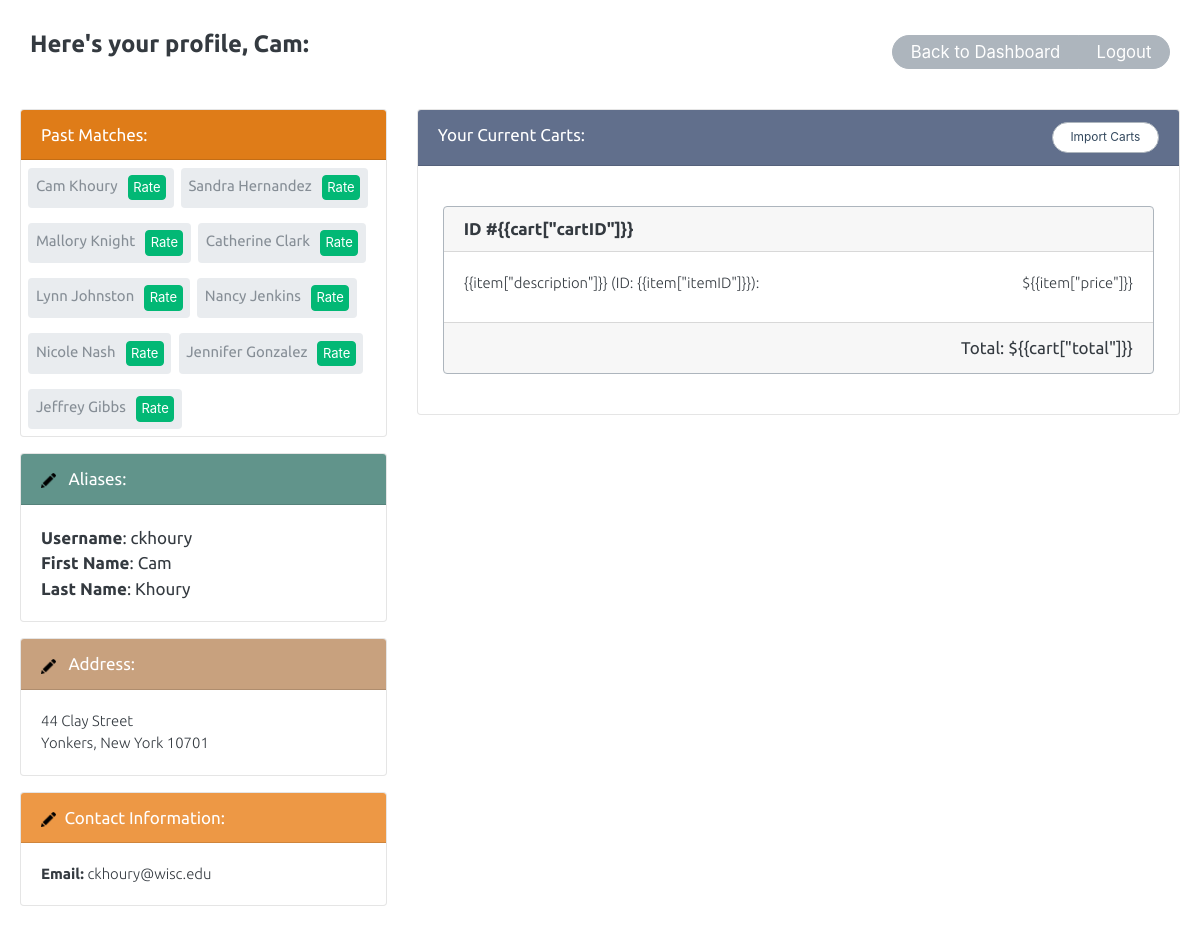
Page /profile (signed in) on the committed database.
### tables this page shows
CREATE TABLE User(
   UID INTEGER PRIMARY KEY,
   UserLevel TEXT,
   Username TEXT UNIQUE,
   Password TEXT,
   Email TEXT,
   Address TEXT,
   City Text,
   State Text,
   Zip Text,
   FirstName TEXT,
   LastName TEXT,
   Lat NUMERIC,
   Lon NUMERIC,
   OID INTEGER);

### cartCombo_app.py (the view)
@app.route('/profile')
def profile():
    if not session.get('logged_in'):
       return render_template('login.html')
    con = sql.connect(db)
    con.row_factory = sql.Row
    cur = con.cursor()
    cur.execute("select * from User where UID=\'" + str(UID) + "\'")
    rows = cur.fetchall()
    if len(rows) == 0:
       return home()
    profile = dict();
    profile['username']= rows[0]['Username']
    profile['firstname']= rows[0]['FirstName']
    profile['lastname'] = rows[0]['LastName']
    profile['email'] = rows[0]['Email']
    profile['address'] = rows[0]['Address']
    profile['city'] = rows[0]['City']
    profile['state'] = rows[0]['State']
    profile['zip'] = rows[0]['zip']
    query = "SELECT Cart.CID AS 'CartID',Cart.Total AS 'Total',Item.Description AS 'Description',Item.IID AS 'ItemID',Item.Price AS 'Price', Item.Quantity AS 'Quantity' FROM Cart INNER JOIN CartItem ON Cart.CID = CartItem.CID INNER JOIN Item ON CartItem.IID = Item.IID WHERE UID = \'" + str(UID) + "\'"
    cur.execute(query)
    rows = cur.fetchall()
    listOfCarts = [];
    listofItems = [];
    unRatedUsers = [];
    for x in range(0, len(rows)):
      cart = dict()
      cart['cartID'] = rows[x]['CartID']
      cart['total'] = rows[x]['total']
      if(cart not in listOfCarts): listOfCarts.append(cart)
      item = dict()
      item['cartID'] = rows[x]['CartID']
      item['itemID'] = rows[x]['ItemID']
      item['price'] = rows[x]['Price']
      item['description'] = rows[x]['Description']
      item['quantity'] = rows[x]['Quantity']
      if(item not in listofItems): listofItems.append(item)
    number = 10;
    query = "SELECT * FROM User WHERE UID < \'" + str(number) + "\'"
    cur.execute(query)
    rows = cur.fetchall()
    for x in range(0, len(rows)):
        user = []
        user.append(rows[x]['Username'])
        user.append(rows[x]['FirstName'])
        user.append(rows[x]['LastName'])
        unRatedUsers.append(user)
    return render_template('profile.html', profile = profile, unRatedUsers = unRatedUsers)

### templates/profile.html (shortened to what this page needs)
<!doctype html>
<html ng-app="ProfileApp">
<head>
    <link rel="stylesheet" type="text/css" href="{{ url_for('static',filename='bootstrap_litera.min.css') }}">
    <link rel="stylesheet" type="text/css" href="{{ url_for('static',filename='default_style.css') }}">
</head>
<body style="background-color: white">
    <header>
        <h2>Here's your profile, {{profile['firstname']}}:
            <div class="btn-group" style="margin-top: 5px;">
              <button type="button" class="btn btn-secondary"><a href="/" style="color: white; text-decoration: none;"><small>Back to Dashboard</small></a>
              </button><button type="button" class="btn btn-secondary"><a href="/logout" style="color: white; text-decoration: none;"><small>Logout</small></a>
            </div>
    </h2>
    </header>
    <div class="wrapper" style="margin-top: 20px">
        <div class="row">
            <div class="col-4">
                <div class="card bg-light mb-3" style="background-color: var(--light);">
                    <div class="card-header" style="background-color: var(--darkorange); color: white">
                        Past Matches:</div>
                        <div class="row" id="matches">
                            {% for user in unRatedUsers %}
                            <ol class="breadcrumb">
                              <li class="breadcrumb-item active">{{user[1]}} {{user[2]}}</li>
                              <button type="button" id=ratebutton value="[{{user[0]}},{{user[1]}},{{user[2]}}]" class="btn btn-success" onClick="showModal('rate')" >Rate</button>
                            </ol>
                            {% endfor %}
                        </div>
                </div>
                <div class="card bg-light mb-3" style="background-color: var(--light);">
                    <div class="card-header" style="background-color: var(--teal1); color: white">
                        <a href="#"><img id="pen" data-toggle="modal" src="{{ url_for('static',filename='images/edit.png') }}" width="15em" onclick="showModal('name')"/></a> Aliases:
                    </div>
                    <div class="card-body">
                            <div>
                            <strong>Username</strong>: {{profile['username']}}<br>
                            </div>
                            <div>
                            <strong>First Name</strong>: <span id='firstname_p'>{{profile['firstname']}}</span><br>
                        </div>
                        <div>
                            <strong>Last Name</strong>: <span id="lastname_p"> {{profile['lastname']}}</span>
                        </div>
                    </div>
                </div>
                <div class="card bg-light mb-3" style="background-color: var(--light);">
                    <div class="card-header" style="background-color: var(--orange1); color: white">
                        <a href="#"><img id="pen" src="{{ url_for('static',filename='images/edit.png') }}" width="15em" onclick="showModal('address')"></a> Address:
                    </div>
                    <div class="card-body">
                        <p class="card-text">
                            <span id="address_p">{{profile['address']}}</span><br>
                            <span id="city_p">{{profile['city']}}</span>,
                            <span id="state_p">{{profile['state']}}</span>
                            <span id="zip_p">{{profile['zip']}}</span></p>
                    </div>
                </div>
                <div class="card bg-light mb-3" style="background-color: var(--light);">
                    <div class="card-header" style="background-color: var(--orange2); color: white">
                        <a href="#"><img id="pen" src="{{ url_for('static',filename='images/edit.png') }}" width="15em" onclick="showModal('contact')"></a>Contact Information:</div>
                    <div class="card-body">
                        <p class="card-text"><strong>Email:</strong>
                            <span id="email_p">{{profile['email']}}</span></p>
                    </div>
                </div>
            </div>
                            <div class="col-8">
                <div class="card bg-light bg-6" style="background-color: var(--light);" ng-controller="ImportCartCtrl">
                    <div class="card-header" style="background-color: var(--navy2); color: white">Your Current Carts:
                    <button type="button" style="float: right; background-color: white; color: var(--darkblue); text-decoration: none" class="btn btn-secondary" onclick="showModal('cart')"><small>Import Carts</small></button>
                    </div>
                    <div class="card-body">
                        <div class="row">
                            <div class="card-body" ng-repeat="cart in listOfCarts">
                                <div class="card border-secondary">
                                    <div>
                                        <h6 class="card-header" style="text-align:left;">ID #{{'{{cart["cartID"]}}'}}
                                      </h6>
                                    </div>
                                    <div class="card-body" ng-repeat="item in listOfItems" ng-if="item['cartID']==cart['cartID']">
                                        <p style="text-align:left; margin-bottom: .5em">
                                            {{'{{item["description"]}}'}} (ID: {{'{{item["itemID"]}}'}}):
                                            <span style="float:right;">${{'{{item["price"]}}'}}</span>
                                        </p>
                                    </div>
                                    <div class="card-footer" href="#" class="info-link" style="text-align: right; padding-right: 20px">Total: ${{'{{cart["total"]}}'}}</div>
                                </div>
                            </div>
                        </div>
                    </div>
                </div>
            </div>
    </div>
</body>
</html>

### static/default_style.css (style rules this page uses)
:root { --darkblue: #34495e; --navy1:#495a80; --navy2:#616f8c; --neutral:#9d9291; --orange1:#c8a17e; --orange2:#ed9845; --darkorange: #df7c18; }
header { max-width: 1200px; margin: 0 auto; padding: 20px 20px 0; }
h2 { font-size: 1.4em; padding: 10px; }
p { margin-bottom: 1em; padding: 0 10px; font-family: 'Ubuntu', sans-serif; font-size: .875em; font-weight: 100; }

### templates/profile.html (style rules this page uses)
body { font-family: 'Ubuntu', sans-serif; }
.btn-group { float: right; }
.btn-secondary { margin-left: 5%; padding-top: 2px; padding-bottom: 5px; }
strong { font-weight: bold; }
.wrapper { max-width: 1200px; margin: 0 auto; padding: 20px; }
p { padding: 0px; }
#pen { margin-right:.5em; }
#ratebutton { border-radius: 4px; padding-left: 4.5px; padding-right: 4.5px; padding-top: 2px; padding-bottom: 2px; margin-left: 10px; }
#matches { margin-left: 0px; margin-right: 0px; padding:0em; }
.breadcrumb { margin-bottom: .5em; margin-left: .5em; margin-top: .5em; padding: .5em; }

### rows in the picture
User: firstname "Cam", FirstName "Cam", LastName "Khoury", username "ckhoury", lastname "Khoury", address "44 Clay Street", city "Yonkers", state "New York", zip "10701", email "ckhoury@wisc.edu"
User: FirstName "Sandra", LastName "Hernandez"
User: FirstName "Mallory", LastName "Knight"
User: FirstName "Catherine", LastName "Clark"
User: FirstName "Lynn", LastName "Johnston"
User: FirstName "Nancy", LastName "Jenkins"
User: FirstName "Nicole", LastName "Nash"
User: FirstName "Jennifer", LastName "Gonzalez"
User: FirstName "Jeffrey", LastName "Gibbs"

### other values in the picture
{{ '{{cart["cartID"]}}' }} "{{cart[\"cartID\"]}}"
{{ '{{item["description"]}}' }} "{{item[\"description\"]}}"
{{ '{{item["itemID"]}}' }} "{{item[\"itemID\"]}}"
{{ '{{item["price"]}}' }} "{{item[\"price\"]}}"
{{ '{{cart["total"]}}' }} "{{cart[\"total\"]}}"
